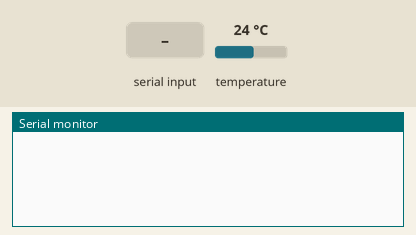
Recording of a sketch running on a simulated Arduino Uno, built with avr-gcc and run on an emulated ATmega328P. On the bench: the last lines printed to the serial monitor. Inputs (shaded band) come from the test bench; at power-on: temperature 24 °C.

Above: at 1.2 s.
1.3 s: "read\n" received over Serial
At 3.2 s:
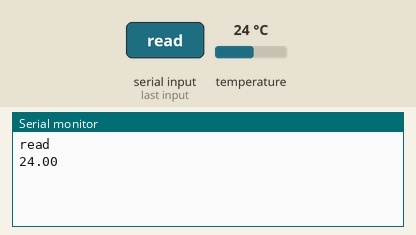
3.5 s: "1\n" received over Serial
At 4.4 s:
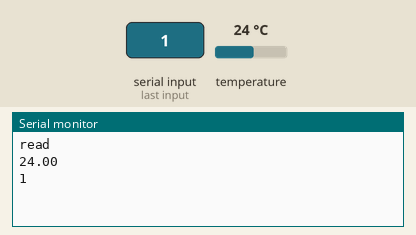

The sketch:

temperatura_su_serial_monitor.ino
```cpp
#include <OneWire.h>
#include <DallasTemperature.h>

#define ONE_WIRE_BUS 10  // digital pin for Dallas temperature sensor

OneWire oneWire(ONE_WIRE_BUS);
DallasTemperature sensors(&oneWire);

double Temperature;
char ch;
String line = "";
bool FIRST = true;

void setup() {
  // initialize serial communication at 9600 bits per second:
  Serial.begin(9600);
  sensors.begin();
}

// the loop routine runs over and over again forever:
void loop() {

  if(Serial.available()){
    ch = Serial.read();
    if (ch == '\n') {
      Serial.println(line);
      if (line.equals("read")){
        sensors.requestTemperatures();
        Temperature=sensors.getTempCByIndex(0);
        Serial.println(Temperature);
      }
      line = "";
    } else if (ch != '\r') {
      line += ch;
    }
  }
}
```

Measured:
- after the input at 1.3 s, the serial monitor: prints a new line at once (image 1)
- after the input at 3.5 s, the serial monitor: prints a new line at once (image 2)
